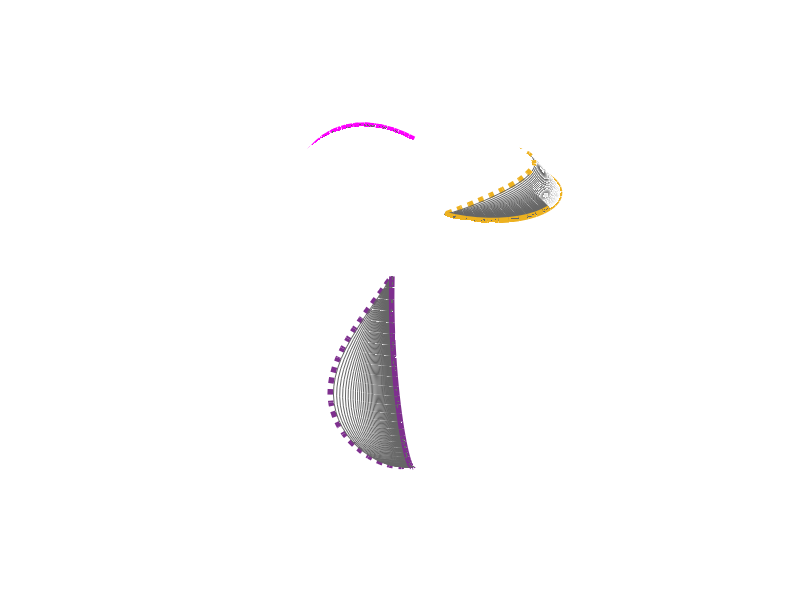

Write MATLAB code to recreate this figure.
% [Project]        Finding geodesics via strings -- Discretization of PDE
%   Author                       Email
% Johannes Lachner        jlachner@mit.edu

%% Cleaning up + Environment Setup
clear; clc;
% clear; close all; clc;

% Simulation settings
simTime = 7;                % Total simulation time
t  = 0;                     % The current time of simulation
dt = 0.005;                 % Time-step of simulation
h = pi/30;                  % Arc-length steps: delta s

%% Plot sphere
nrP = 30;
fig = figure;
r_earth = 1;                        % Radius of the earth
theta = linspace(0, pi, nrP);         % Latitude
phi = linspace(0, 2*pi, nrP);     % Longitude
[phi, theta] = meshgrid(phi, theta);
x_m = sin(theta) .* cos(phi);
y_m = sin(theta) .* sin(phi);
z_m = cos(theta);
me = mesh(r_earth * x_m, r_earth* y_m, r_earth* z_m);
set(me, 'EdgeColor', [0.5, 0.5, 0.5], 'EdgeAlpha', 0.3);
set(me, 'FaceAlpha', 0.1);
axis equal
axis off

%% Test curve between points A and B
theta_AB = linspace(0.2, pi/2+0.2, nrP);
theta_AB = sin(theta_AB);
Phi_AB =  linspace(0, -0.9*pi, nrP);
[x_AB, y_AB, z_AB] = sph2cart( Phi_AB, theta_AB, r_earth);           % Disc has zero elevation
hold on;
view(3)
plot3(x_AB(1,:), y_AB(1,:), z_AB(1,:), 'LineWidth', 4, 'Color', [0.9290 0.6940 0.1250], 'LineStyle', ':');
view(-90, 32);

%% Test curve: a great circle (already a geodesic)
theta_CD = linspace(0+pi/2, 3*pi/4+pi/2, nrP);
Phi_CD =  linspace(-3*pi/4, -3*pi/4, nrP);
[x_CD, y_CD, z_CD] = sph2cart( Phi_CD, theta_CD, r_earth);
hold on;
plot3(x_CD(1,:), y_CD(1,:), z_CD(1,:), 'LineWidth', 4, 'Color', 'm', 'LineStyle', ':');

%% Test curve between points E and F
theta_EF = linspace(0.9*pi+pi/2, 0.3*pi+pi/2, nrP);  
Phi_EF =  0.5 .* sin( linspace(0, -0.9*pi, nrP) );
[x_EF, y_EF, z_EF] = sph2cart( Phi_EF, theta_EF, r_earth);
hold on;
plot3(x_EF(1,:), y_EF(1,:), z_EF(1,:), 'LineWidth', 4, 'Color', [0.4940 0.1840 0.5560], 'LineStyle', ':');

%% Initialize arrays
ddr_AB = zeros(nrP, 1);
ddPhi_AB = zeros(nrP, 1);
theta_AB_next = theta_AB;
Phi_AB_next = Phi_AB;
c_theta_AB = zeros(nrP, 1);
c_Phi_AB = zeros(nrP, 1);

ddTheta_CD = zeros(nrP, 1);
ddPhi_CD = zeros(nrP, 1);
theta_CD_next = theta_CD;
Phi_CD_next = Phi_CD;
c_theta_CD = zeros(nrP, 1);
c_Phi_CD = zeros(nrP, 1);

ddTheta_EF = zeros(nrP, 1);
ddPhi_EF = zeros(nrP, 1);
theta_EF_next = theta_EF;
Phi_EF_next = Phi_EF;
c_theta_EF = zeros(nrP, 1);
c_Phi_EF = zeros(nrP, 1);

step = 1;

%% Running the main-loop of simulation

while t <= simTime

    % String update for each point on unit sphere
    for k = 2 : nrP-1

        %% Geodesic from A to B

        % Christoffel Symbols (CS)
        C_1_22_AB = sin(theta_AB(k)) * cos(theta_AB(k));
        C_2_21_AB = cot(theta_AB(k));

        % Update terms, including CS
        c_theta_AB(k) = C_1_22_AB * ( ( Phi_AB(k+1) - Phi_AB(k-1) ) / 2*h )^2;
        c_Phi_AB(k) = ( C_2_21_AB * ( Phi_AB(k+1) - Phi_AB(k-1) ) / 2*h  * ( theta_AB(k+1) - theta_AB(k-1) ) / 2*h )^2;

        % Acceleration terms
        ddr_AB(k) = ( theta_AB(k+1) - 2 * theta_AB(k) + theta_AB(k-1) ) / h^2;
        ddPhi_AB(k) = ( Phi_AB(k+1) - 2 * Phi_AB(k) + Phi_AB(k-1) ) / h^2;

        % Update
        theta_AB_next(k) = theta_AB(k) + dt * ddr_AB(k) + dt * c_theta_AB(k);
        Phi_AB_next(k) = Phi_AB(k) + dt * ddPhi_AB(k) + dt * c_Phi_AB(k);

        %% Geodesic from C to D

        % Christoffel Symbols (CS)
        C_1_22_CD = sin(theta_CD(k)) * cos(theta_CD(k));
        C_2_21_CD = cot(theta_CD(k));

        % Update terms, including CS
        c_theta_CD(k) = C_1_22_CD * ( Phi_CD(k+1) - Phi_CD(k-1) )^2 / ( 2*h );
        c_Phi_CD(k) = ( C_2_21_CD * ( Phi_CD(k+1) - Phi_CD(k-1) )^2 / ( 2*h ) * ( theta_CD(k+1) - theta_CD(k-1) )^2 / ( 2*h ) )^2;

        % Acceleration terms
        ddTheta_CD(k) = ( theta_CD(k+1) - 2 * theta_CD(k) + theta_CD(k-1) ) / h^2;
        ddPhi_CD(k) = ( Phi_CD(k+1) - 2 * Phi_CD(k) + Phi_CD(k-1) ) / h^2;

        % Update
        theta_CD_next(k) = theta_CD(k) + dt * ddTheta_CD(k) + dt * c_theta_CD(k);
        Phi_CD_next(k) = Phi_CD(k) + dt * ddPhi_CD(k) + dt * c_Phi_CD(k);

        %% Geodesic from E to F

        % Christoffel Symbols (CS)
        C_1_22_EF = sin(theta_EF(k)) * cos(theta_EF(k));
        C_2_21_EF = cot(theta_EF(k));

        % Update terms, including CS
        c_theta_EF(k) = C_1_22_EF * ( Phi_EF(k+1) - Phi_EF(k-1) )^2 / ( 2*h );
        c_Phi_EF(k) = ( C_2_21_EF * ( Phi_EF(k+1) - Phi_EF(k-1) )^2 / ( 2*h ) * ( theta_EF(k+1) - theta_EF(k-1) )^2 / ( 2*h ) )^2;

        % Acceleration terms
        ddTheta_EF(k) = ( theta_EF(k+1) - 2 * theta_EF(k) + theta_EF(k-1) ) / h^2;
        ddPhi_EF(k) = ( Phi_EF(k+1) - 2 * Phi_EF(k) + Phi_EF(k-1) ) / h^2;

        % Update
        theta_EF_next(k) = theta_EF(k) + dt * ddTheta_EF(k) + dt * c_theta_EF(k);
        Phi_EF_next(k) = Phi_EF(k) + dt * ddPhi_EF(k) + dt * c_Phi_EF(k);

    end

    %% Plot

    % Transform to Cartesian coordinates
    [x_AB, y_AB, z_AB] = sph2cart( Phi_AB_next, theta_AB_next, r_earth);
    [x_CD, y_CD, z_CD] = sph2cart( Phi_CD_next, theta_CD_next, r_earth);
    [x_EF, y_EF, z_EF] = sph2cart( Phi_EF_next, theta_EF_next, r_earth);

    % Plot update every 10th iteration
    % Radius of earth is taken into account in plot!
    if mod(step, 10) == 0

        hold on;
        plot3(x_AB(1,:), y_AB(1,:), z_AB(1,:), 'LineWidth', 0.3, 'Color', [0.4, 0.4, 0.4]);
        plot3(x_CD(1,:), y_CD(1,:), z_CD(1,:), 'LineWidth', 0.3, 'Color', [0.4, 0.4, 0.4]);
        plot3(x_EF(1,:), y_EF(1,:), z_EF(1,:), 'LineWidth', 0.3, 'Color', [0.4, 0.4, 0.4]);

    end

    % Update trajectory, time, and step
    theta_AB = theta_AB_next;
    Phi_AB = Phi_AB_next;
    theta_CD = theta_CD_next;
    Phi_CD = Phi_CD_next;
    theta_EF = theta_EF_next;
    Phi_EF = Phi_EF_next;
    t = t + dt;
    step = step + 1;

end

% Plot final geodesic for Euclidean metric
hold on;
plot3(x_AB(1,:), y_AB(1,:), z_AB(1,:), 'LineWidth', 4, 'Color', [0.9290 0.6940 0.1250]);
plot3(x_CD(1,:), y_CD(1,:), z_CD(1,:), 'LineWidth', 4, 'Color', 'm');
plot3(x_EF(1,:), y_EF(1,:), z_EF(1,:), 'LineWidth', 4, 'Color', [0.4940 0.1840 0.5560]);

